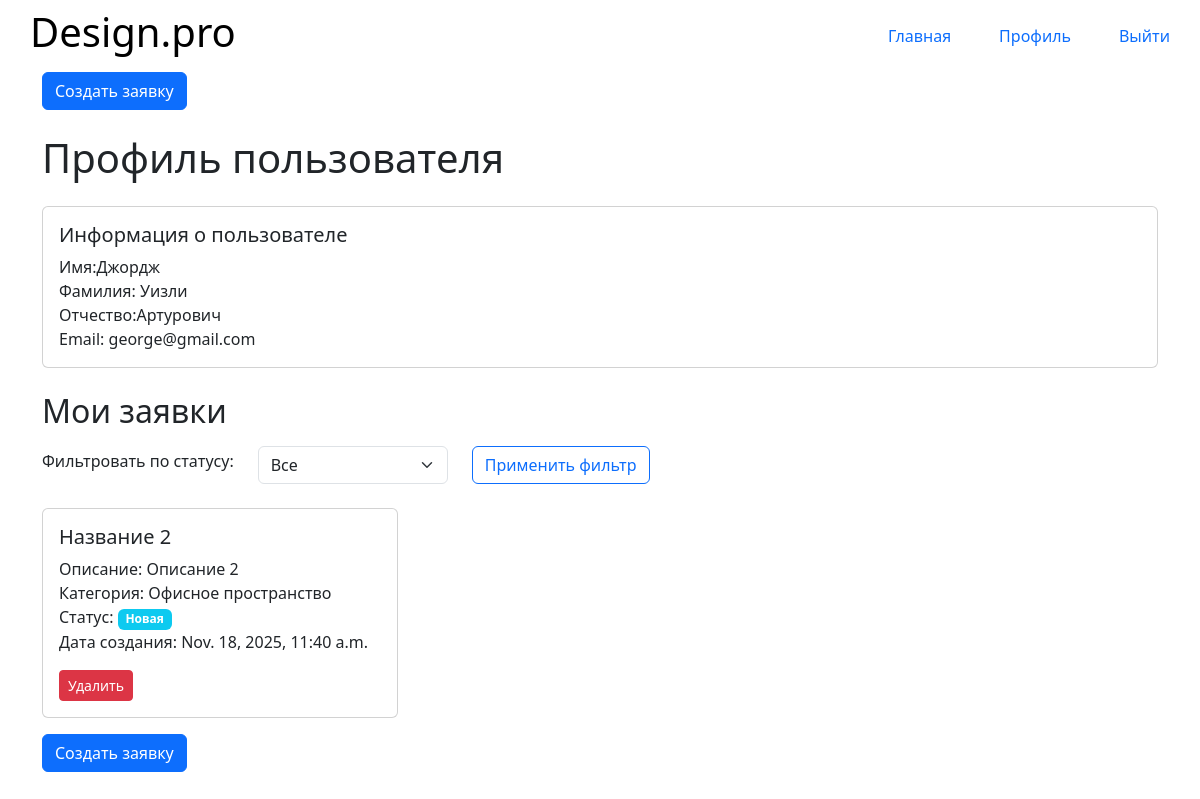
The page /catalog/profile/ (signed in) on the database as committed earlier.
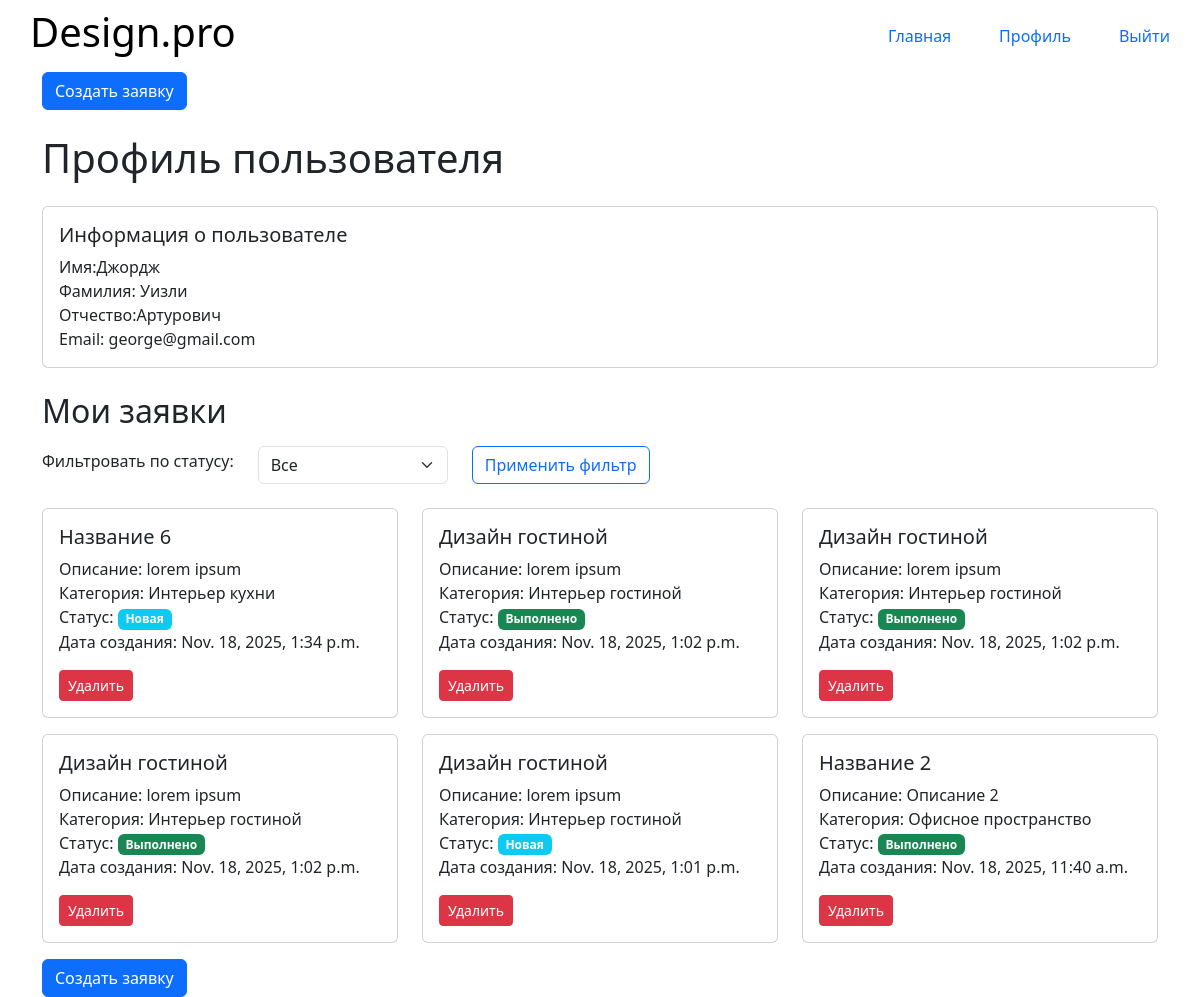
The same page on the database as committed later.
### catalog/models.py (models this page shows, shortened)
class Application(models.Model):
    STATUS_CHOICES = [
        ('new', 'Новая'),
        ('in_progress', 'Принято в работу'),
        ('completed', 'Выполнено'),
    ]
    title = models.CharField(verbose_name="Название")
    description = models.TextField()
    category = models.ForeignKey(Category, on_delete=models.SET_NULL, null=True)
    image = models.ImageField(upload_to='applications/', validators=[validate_image])
    status = models.CharField(choices=STATUS_CHOICES, default='new')
    created_at = models.DateTimeField(auto_now_add=True)
    user = models.ForeignKey(User, on_delete=models.CASCADE)

class Category(models.Model):
    name = models.CharField(help_text="Выберите категорию")
    def __str__(self):
        return self.name

### catalog/views.py (the view)
# urls.py: path('profile/', views.Profile.as_view(), name='profile'),
class Profile(LoginRequiredMixin, ListView):
    model = Application
    template_name = 'profile.html'
    context_object_name = 'user_applications'
    def get_queryset(self):
        user = self.request.user
        status_filter = self.request.GET.get('status')
        queryset = Application.objects.filter(user=user).order_by('-created_at')
        if status_filter in ['new', 'in_progress', 'completed']:
            queryset = queryset.filter(status=status_filter)
        return queryset
    def get_context_data(self, **kwargs):
        context = super().get_context_data(**kwargs)
        context['status_filter'] = self.request.GET.get('status', '')
        return context

### catalog/templates/profile.html (shortened to what this page needs)
{% extends "base.html" %}
{% block content %}
    <h1 class="my-4">Профиль пользователя</h1>
    <div class="card mb-4">
        <div class="card-body">
            <h5 class="card-title">Информация о пользователе</h5>
            <p class="card-text">
                Имя:{{ user.first_name }}<br>
                Фамилия: {{ user.last_name }}<br>
                Отчество:{{ user.patronymic }}<br>
                Email: {{ user.email }}
            </p>
        </div>
    </div>
    <h2 class="my-3">Мои заявки</h2>
    <form method="get" class="mb-4">
        <div class="row align-items-center">
            <div class="col-auto">
                <label for="status" class="form-label">Фильтровать по статусу:</label>
            </div>
            <div class="col-auto">
                <select name="status" id="status" class="form-select">
                    <option value="" {% if status_filter == '' %}selected{% endif %}>Все</option>
                </select>
            </div>
            <div class="col-auto">
                <button type="submit" class="btn btn-outline-primary">Применить фильтр</button>
            </div>
        </div>
    </form>
    {% if user_applications %}
        <div class="row">
            {% for application in user_applications %}
                <div class="col-md-6 col-lg-4 mb-3">
                    <div class="card h-100">
                        <div class="card-body d-flex flex-column">
                            <h5 class="card-title">{{ application.title }}</h5>
                            <p class="card-text flex-grow-1">
                                Описание: {{ application.description }}<br>
                                Категория: {{ application.category }}<br>
                                Статус: <span class="badge {% if application.status == 'new' %}bg-info{% elif application.status == 'in_progress' %}bg-warning text-dark{% else %}bg-success{% endif %}">{{ application.get_status_display }}</span><br>
                                Дата создания: {{ application.created_at }}
                            </p>
                            <div class="mt-auto">
                                <a href="{% url 'delete_application' application.id %}" class="btn btn-sm btn-danger">Удалить</a>
                            </div>
                        </div>
                    </div>
                </div>
            {% endfor %}
        </div>
    {% else %}
        <p class="text-muted">У вас пока нет заявок</p>
    {% endif %}
    <a href="{% url 'create_applications' %}" class="btn btn-primary">Создать заявку</a>
{% endblock %}

Rows that differ between the two databases and show on the page:
added Application: title "Название 6", description "lorem ipsum", category "Интерьер кухни", status "Новая", created_at "Nov. 18, 2025, 1:34 p.m."
added Application: title "Дизайн гостиной", description "lorem ipsum", category "Интерьер гостиной", status "Выполнено", created_at "Nov. 18, 2025, 1:02 p.m."
added Application: title "Дизайн гостиной", description "lorem ipsum", category "Интерьер гостиной", status "Выполнено", created_at "Nov. 18, 2025, 1:02 p.m."
added Application: title "Дизайн гостиной", description "lorem ipsum", category "Интерьер гостиной", status "Выполнено", created_at "Nov. 18, 2025, 1:02 p.m."
added Application: title "Дизайн гостиной", description "lorem ipsum", category "Интерьер гостиной", status "Новая", created_at "Nov. 18, 2025, 1:01 p.m."
changed Application "Название 2": status "Новая" → "Выполнено"
